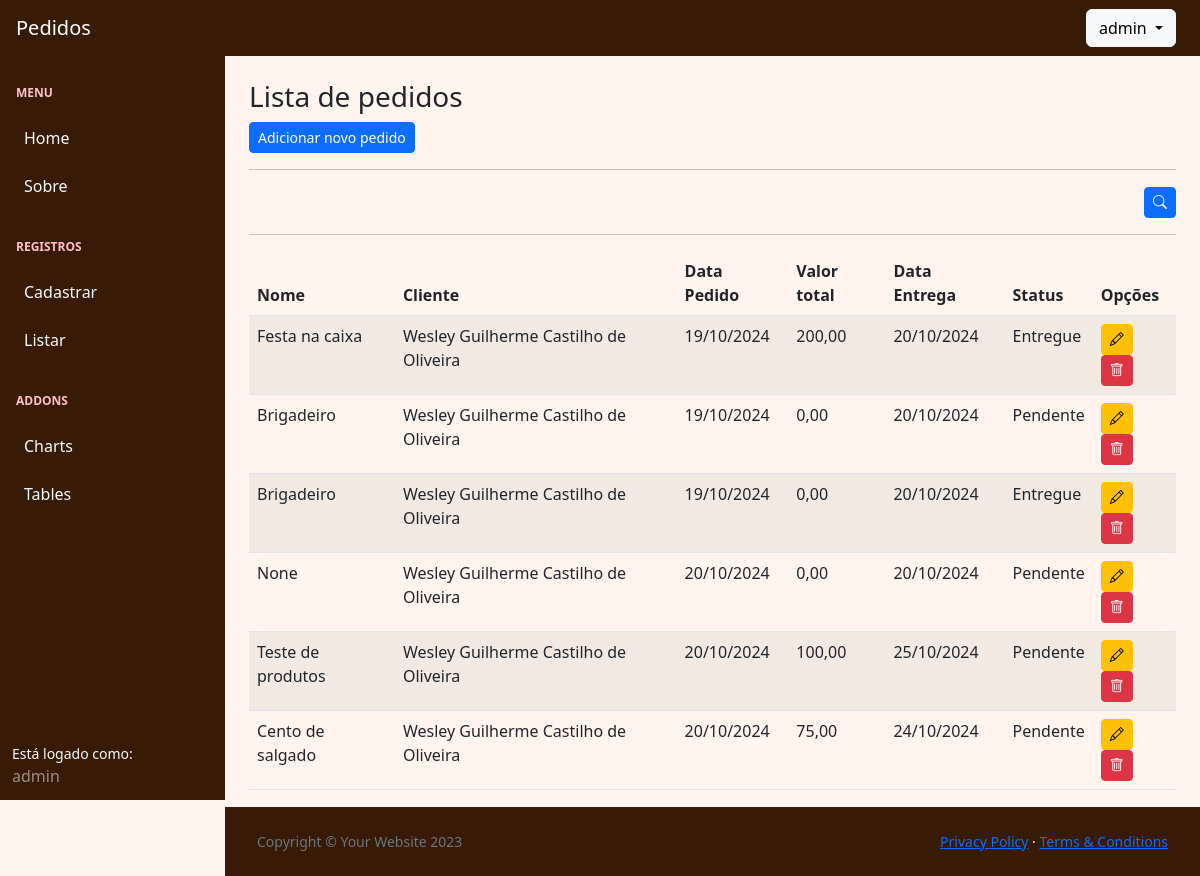
The app's page /listar/pedidos/ (signed in), older data.
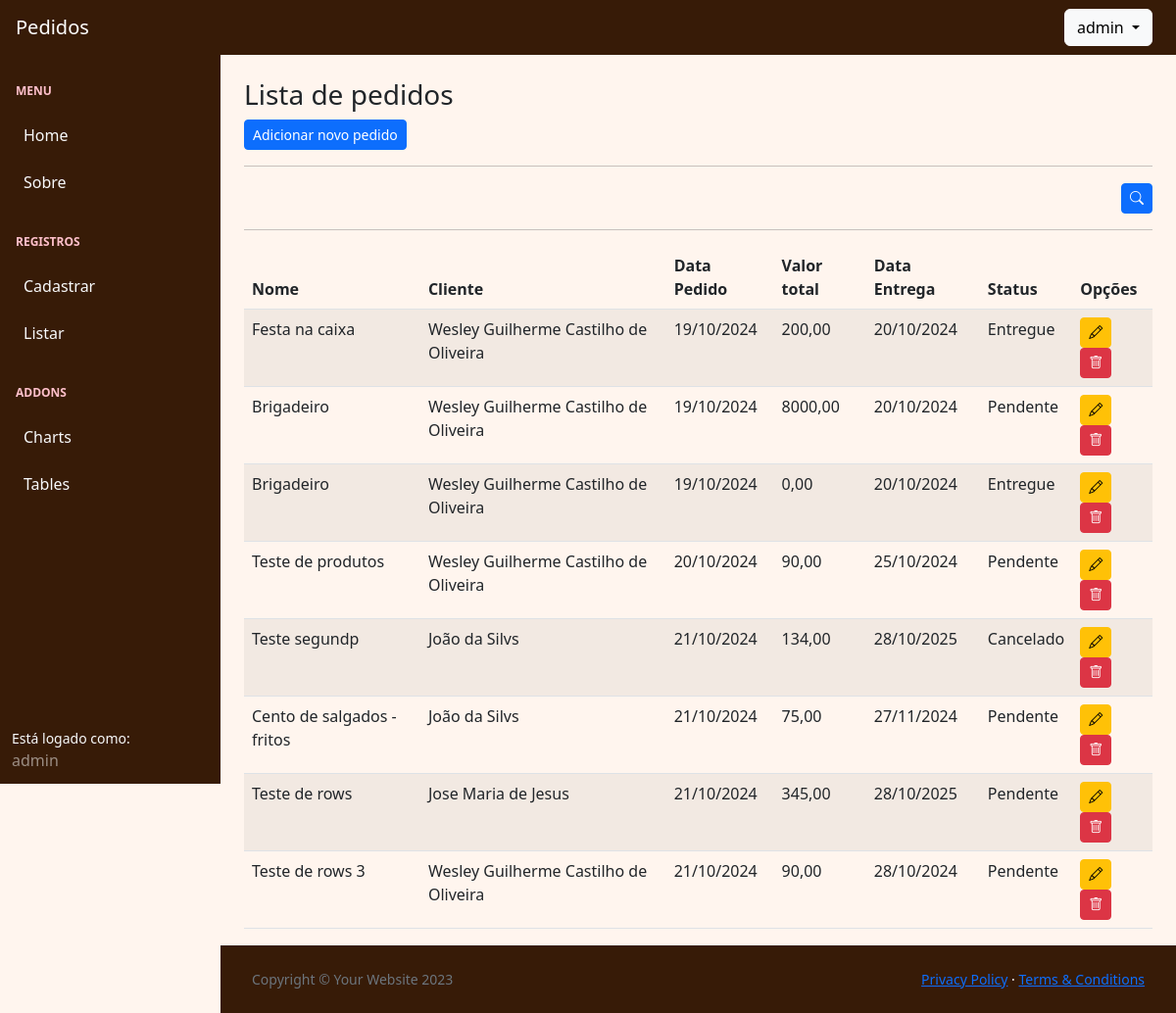
The same page, newer data.
### cadastros/models.py (models this page shows, shortened)
class Pedido(models.Model):
    nome = models.CharField(max_length=100, verbose_name='Nome', blank=True, null=True)
    cliente = models.ForeignKey(Cliente, on_delete=models.PROTECT)
    data_pedido = models.DateTimeField(auto_now_add=True, verbose_name='Data do Pedido')
    data_entrega = models.DateTimeField(null=True, verbose_name='Data de Entrega')
    valor_adiantado = models.DecimalField(max_digits=10, decimal_places=2, default=0, verbose_name='Valor Adiantado')
    valor_total = models.DecimalField(max_digits=10, decimal_places=2, default=0, verbose_name='Valor Total')
    status = models.CharField(max_length=50, default="Pendente", verbose_name="Status", choices=[("Pendente", "Pendente"), ("Entregue", "Entregue"), ("Cancelado", "Cancelado")])
    criado_por = models.ForeignKey(User, on_delete=models.PROTECT, null=True, blank=True, verbose_name='Criado por')

class Cliente(models.Model):
    nome = models.CharField(max_length=100, verbose_name='Nome')
    telefone = models.CharField(max_length=20, verbose_name='Telefone')
    endereco = models.CharField(max_length=200, null=True, verbose_name='Endereço', blank=True)
    data_cadastro = models.DateTimeField(auto_now_add=True, verbose_name='Data de Cadastro')
    def __str__(self):
        return "{}".format(self.nome)

### cadastros/views.py (the view)
# urls.py: path('listar/pedidos/', PedidoList.as_view(), name='listar-pedido'),
class PedidoList(LoginRequiredMixin, FilterView):
    login_url = reverse_lazy('login')
    model = Pedido
    template_name = 'cadastros/listas/pedido.html'
    context_object_name = 'pedidos'
    filterset_class = PedidoFilter

### cadastros/templates/cadastros/listas/pedido.html (shortened to what this page needs)
{% extends "paginas/modelo.html" %}
{% load static %}
{% block conteudo %}
<h3>Lista de pedidos</h3>
<a href="{% url 'cadastrar-pedido' %}" class="btn btn-primary btn-sm">Adicionar novo pedido</a>
<hr>
{% include 'cadastros/listas/filter_form.html' %}
<hr>
<div class="table-responsive">
    <table class="table table-striped" id="tabela-listar">
        <thead>
            <tr>
                <th>Nome</th>
                <th>Cliente</th>
                <th>Data Pedido</th>
                <th>Valor total</th>
                <th>Data Entrega</th>
                <th>Status</th>
                <th>Opções</th>
            </tr>
        </thead>
        <tbody>
            {% for object in object_list %}
            <tr>
                <td>{{ object.nome }}</td>
                <td>{{ object.cliente }}</td>
                <td data-sort="{{ object.data_pedido|date:'Ymd' }}">{{ object.data_pedido|date:"d/m/Y" }}</td>
                <td>{{ object.valor_total }}</td>
                <td data-sort="{{ object.data_entrega|date:'Ymd' }}">{{ object.data_entrega|date:"d/m/Y" }}</td>
                <td>{{ object.status }}</td>
                <td>
                    <a href="{% url 'atualizar-pedido' object.id %}" class="btn btn-warning btn-sm"><i
                            class="bi bi-pencil"></i></a>
                    <a href="{% url 'excluir-pedido' object.id %}" class="btn btn-danger btn-sm"><i
                            class="bi bi-trash"></i>
                </td>
            </tr>
            {% empty %}
            <tr>
                <td colspan="3">Nenhum registro encontrado</td>
            </tr>
            {% endfor %}
        </tbody>
    </table>
</div>
{% endblock %}

### paginas/templates/paginas/modelo.html (shortened to what this page needs)
{% load static %}
<!DOCTYPE html>
<html lang="pt-br">
    <head>
        <link href="https://cdn.jsdelivr.net/npm/simple-datatables@7.1.2/dist/style.min.css" rel="stylesheet" />
        <link href="{% static 'css/styles.css' %}" rel="stylesheet" />
        <link href="https://cdn.datatables.net/v/bs4/dt-2.1.8/datatables.min.css" rel="stylesheet">
        <link rel="stylesheet" href="https://cdn.jsdelivr.net/npm/bootstrap-icons@1.11.3/font/bootstrap-icons.min.css">
    </head>
    <body class="sb-nav-fixed">
        {% block menu_superior %}
        <nav class="sb-topnav navbar navbar-expand navbar-dark border-light border-1" style="background-color: #371b07;">
            <a class="navbar-brand ps-3 justify-content-center" href="{% url 'inicio' %}">Pedidos</a>
            <button class="btn btn-link btn-sm order-1 order-lg-0 me-4 me-lg-0" id="sidebarToggle" href="#!"></button>
            {% if request.user.is_authenticated %}
            <ul class="navbar-nav ms-auto me-md-0 me-3 me-lg-4">
                <li class="nav-item dropdown">
                    <a class="btn btn-light dropdown-toggle" id="navbarDropdown" href="#" role="button" data-bs-toggle="dropdown" aria-expanded="false">
                        {{ request.user.username }}
                    </a>
                </li>
            </ul>
            {% else %}
            <a href="{% url 'inicio' %}" class="btn btn-light ms-auto me-3">
                Entrar
            </a>
            {% endif %}
        </nav>
        {% endblock %}
        <div id="layoutSidenav">
            {% block menu_lateral %}
            <div id="layoutSidenav_nav">
                <nav class="sb-sidenav accordion sb-sidenav-dark" style="background-color: #371b07;" id="sidenavAccordion">
                    <div class="sb-sidenav-menu border-light border-1">
                        <div class="nav">
                            <div class="sb-sidenav-menu-heading" style="color: #ffc0cb;">Menu</div>
                            <a class="nav-link text-light" href="{% url 'inicio' %}">
                                Home
                            </a>
                            <a class="nav-link text-light" href="{% url 'sobre' %}">
                                Sobre
                            </a>
                            {% if request.user.is_authenticated %}
                            <div class="sb-sidenav-menu-heading" style="color: #ffc0cb;">Registros</div>
                            <a class="nav-link collapsed text-light" href="#" data-bs-toggle="collapse"
                                data-bs-target="#collapseCadastrar" aria-expanded="false" aria-controls="collapseLayouts">
                                Cadastrar
                            </a>
                            <a class="nav-link collapsed text-light" href="#" data-bs-toggle="collapse"
                                data-bs-target="#collapseListar" aria-expanded="false" aria-controls="collapseLayouts">
                                Listar
                            </a>
                            <div class="sb-sidenav-menu-heading" style="color: #ffc0cb;">Addons</div>
                            <a class="nav-link text-light" href="">
                                Charts
                            </a>
                            <a class="nav-link text-light" href="">
                                Tables
                            </a>
                            {% endif %}
                        </div>
                    </div>
                    <div class="sb-sidenav-footer border-light border-1" style="background-color: #371b07;">
                        <div class="small text-light">Está logado como:</div>
                        {{request.user.username }}
                    </div>
                </nav>
            </div>
            {% endblock %}
            <div id="layoutSidenav_content" style="background-color: #FFF5EE;">
                <main>
                    <div class="container-fluid px-4">
                        <br>
                        {% block conteudo %}{% endblock %}
                    </div>
                </main>
                {% block rodape %}
                <footer class="py-4 p-2 text-white mt-auto border-top border-light" style="background-color: #371b07;">
                    <div class="container-fluid px-4">
                        <div class="d-flex align-items-center justify-content-between small">
                            <div class="text-muted">Copyright &copy; Your Website 2023</div>
                            <div>
                                <a href="#">Privacy Policy</a>
                                &middot;
                                <a href="#">Terms &amp; Conditions</a>
                            </div>
                        </div>
                    </div>
                </footer>
                {% endblock %}
            </div>
        </div>
    </body>
</html>

### cadastros/templates/cadastros/listas/filter_form.html (shortened to what this page needs)
{% load crispy_forms_tags %}
<h4 class="text-end">
    <button class="btn btn-sm btn-primary" data-bs-toggle="collapse" data-bs-target="#collapseForm"
        aria-expanded="false" aria-controls="collapseForm">
        <i class="bi bi-search"></i>
    </button>
</h4>

Row changes from the older to the newer data that the page shows:
removed Pedido: nome "None", cliente "Wesley Guilherme Castilho de Oliveira", data_pedido "20/10/2024", valor_total "0,00", data_entrega "20/10/2024", status "Pendente"
removed Pedido: nome "Cento de salgado", cliente "Wesley Guilherme Castilho de Oliveira", data_pedido "20/10/2024", valor_total "75,00", data_entrega "24/10/2024", status "Pendente"
changed Pedido (number 2 of 8 on the later page): valor_total "0,00" → "8000,00"
changed Pedido "Teste de produtos": valor_total "100,00" → "90,00"
added Pedido: nome "Teste segundp", cliente "João da Silvs", data_pedido "21/10/2024", valor_total "134,00", data_entrega "28/10/2025", status "Cancelado"
added Pedido: nome "Cento de salgados - fritos", cliente "João da Silvs", data_pedido "21/10/2024", valor_total "75,00", data_entrega "27/11/2024", status "Pendente"
added Pedido: nome "Teste de rows", cliente "Jose Maria de Jesus", data_pedido "21/10/2024", valor_total "345,00", data_entrega "28/10/2025", status "Pendente"
added Pedido: nome "Teste de rows 3", cliente "Wesley Guilherme Castilho de Oliveira", data_pedido "21/10/2024", valor_total "90,00", data_entrega "28/10/2024", status "Pendente"
